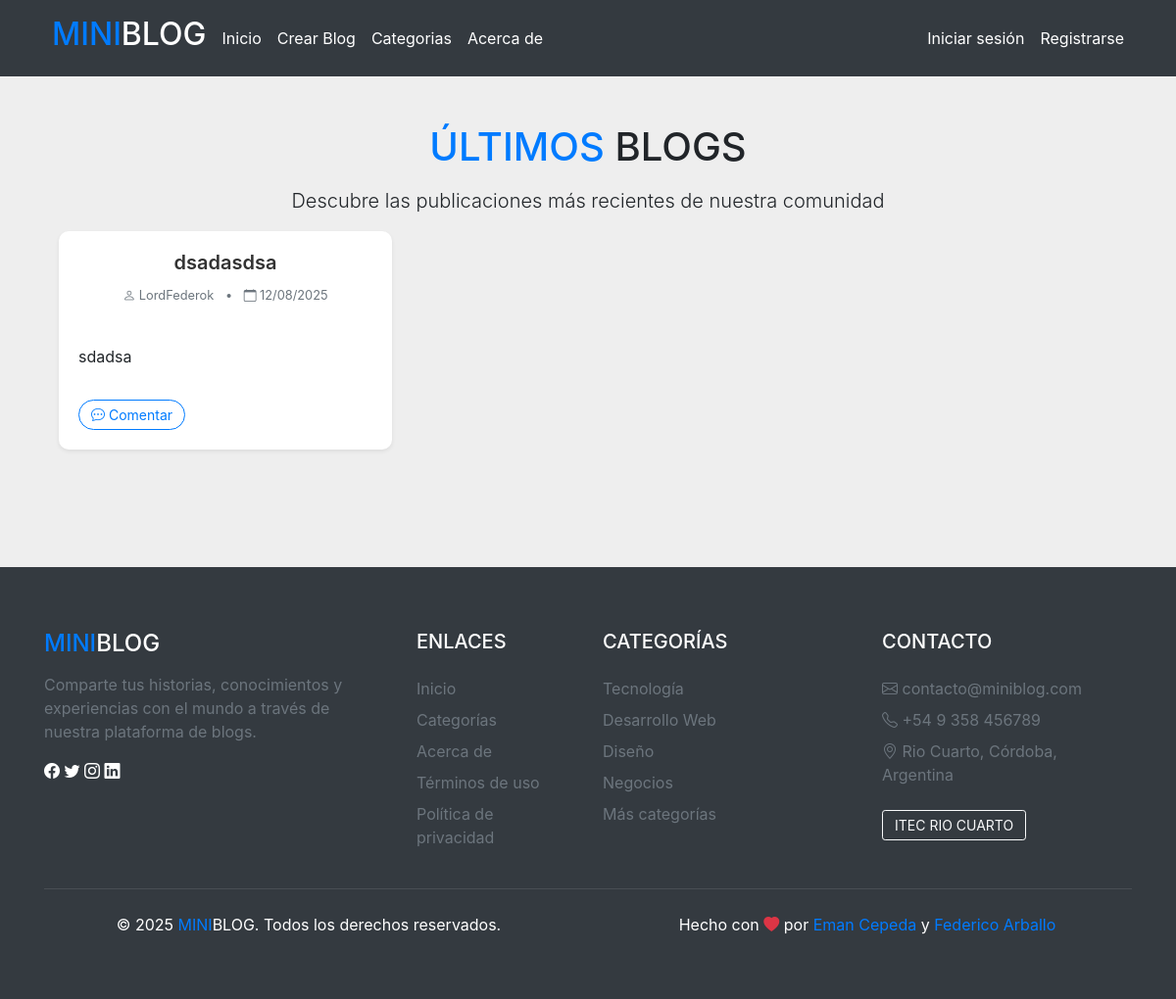
The page / on the database its author committed.
### models.py (models this page shows, shortened)
class Blogs(db.Model):
    id = db.Column(db.Integer, primary_key=True)
    title = db.Column(db.String(100), nullable=False)
    description = db.Column(db.Text, nullable=False)
    created_at = db.Column(db.DateTime, default=db.func.current_timestamp())
    user_id = db.Column(db.Integer, db.ForeignKey('users.id'), nullable=False)
    category_id = db.Column(db.Integer, db.ForeignKey('category.id'), nullable=True)
    comments = db.relationship('Comment', backref='blog', lazy=True, cascade='all, delete-orphan')

class Users(db.Model, UserMixin):
    id = db.Column(db.Integer, primary_key=True)
    username = db.Column(db.String(80), unique=True, nullable=False)
    email = db.Column(db.String(120), unique=True, nullable=False)
    password_hash = db.Column(db.String(256), nullable=False)
    blogs = db.relationship('Blogs', backref='author', lazy=True)

### app.py (the view)
    @app.route('/')
    def index():
        try:
            blogs = db.session.query(Blogs, Users, Category).\
                join(Users, Blogs.user_id == Users.id).\
                outerjoin(Category, Blogs.category_id == Category.id).\
                order_by(Blogs.created_at.desc()).all()
            print(f"Número de blogs encontrados: {len(blogs)}")
            if blogs:
                print(f"Primer blog: {blogs[0][0].title} por {blogs[0][1].username}")
            categories = Category.query.all()
            print(f"Número de categorías encontradas: {len(categories)}")
            blog_data = [{
                'id': blog.id,
                'title': blog.title,
                'description': blog.description,
                'created_at': blog.created_at,
                'author': {
                    'id': user.id,
                    'username': user.username
                },
                'blog_category': {'name': category.name, 'id': category.id} if category else None,
                'comment_count': len(blog.comments) if hasattr(blog, 'comments') else 0
            } for blog, user, category in blogs]
            print(f"Datos de blog a enviar a la plantilla: {blog_data}")
            return render_template('index.html', blogs=blog_data, categories=categories)
        except Exception as e:
            print(f"Error en la ruta index: {str(e)}")
            import traceback
            traceback.print_exc()
            return "Ocurrió un error al cargar los blogs. Por favor, revisa los logs del servidor."

### templates/index.html (shortened to what this page needs)
{% extends "layout.html" %}
{% block content %}
<div class="container py-4">
  <div class="row mb-4">
      <div class="col-12 text-center">
          <h1 class="display-5 fw-bold mb-3"><span class="text-primary">ÚLTIMOS</span> BLOGS</h1>
          <p class="lead">Descubre las publicaciones más recientes de nuestra comunidad</p>
  <div class="row g-4">
      {% if blogs %}
          {% for blog in blogs %}
          <div class="col-md-6 col-lg-4 mb-4">
              <div class="card h-100 shadow-sm">
                  <div class="card-body d-flex flex-column">
                      <h3 class="card-title h5">{{ blog.title }}</h3>
                      <p class="card-text text-muted small mb-3">
                          <i class="bi bi-person"></i> {{ blog.author.username }}
                          <span class="mx-2">•</span>
                          <i class="bi bi-calendar"></i> {{ blog.created_at.strftime('%d/%m/%Y') }}
                      </p>
                      <div class="card-text mb-3 flex-grow-1 overflow-auto" style="max-height: 150px; white-space: pre-line;text-align: left;">
                          {{ blog.description | replace('\n', '<br>') | safe }}
                      </div>
                      <div class="mt-3">
                          <div class="d-flex flex-wrap align-items-center gap-2">
                              <div class="me-2">
                                  <a href="{{ url_for('blog_detalle', blog_id=blog.id) }}#comments" class="btn btn-sm btn-outline-primary rounded-pill position-relative">
                                      <i class="bi bi-chat-dots me-1"></i> Comentar
                                  </a>
                              </div>
                          </div>
                      </div>
                  </div>
              </div>
          </div>
          {% endfor %}
      {% endif %}
  </div>
</div>
{% endblock %}

### static/css/stiles.css (style rules this page uses)
html { position: relative; min-height: 100%; }
body { background-color: #eee5cc; display: flex; flex-direction: column; min-height: 100vh; }
.container { flex: 1; }
.container p { overflow:auto; }
.card { transition: transform 0.3s ease, box-shadow 0.3s ease; border: none; border-radius: 10px; }
.card-title { color: #333; font-weight: 600; }
.btn-outline-primary { border-radius: 20px; padding: 5px 20px; }
.btn { padding: 8px 20px; border-radius: 20px; font-weight: 500; }

### templates/index.html (style rules this page uses)
.card { border: none; border-radius: 10px; transition: transform 0.3s ease, box-shadow 0.3s ease; }
.card-title { color: #333; font-weight: 600; }
h1 span { color: #0d6efd; }
.btn-outline-primary { border-radius: 20px; }
.btn-sm { padding: 0.25rem 0.75rem; }

### rows shown on the page
Blogs: title "dsadasdsa", author.username "LordFederok", created_at "12/08/2025", description "sdadsa"
